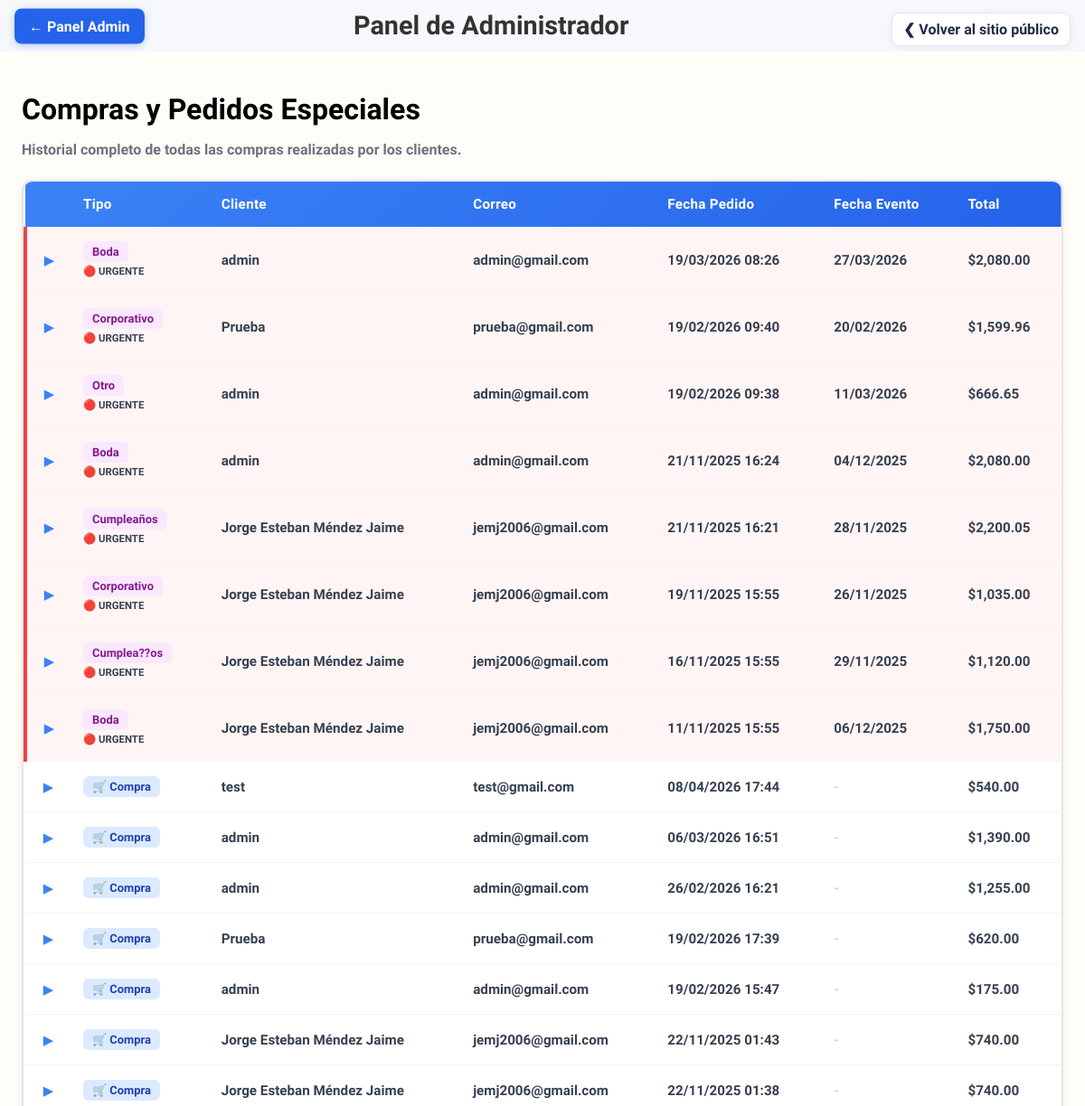
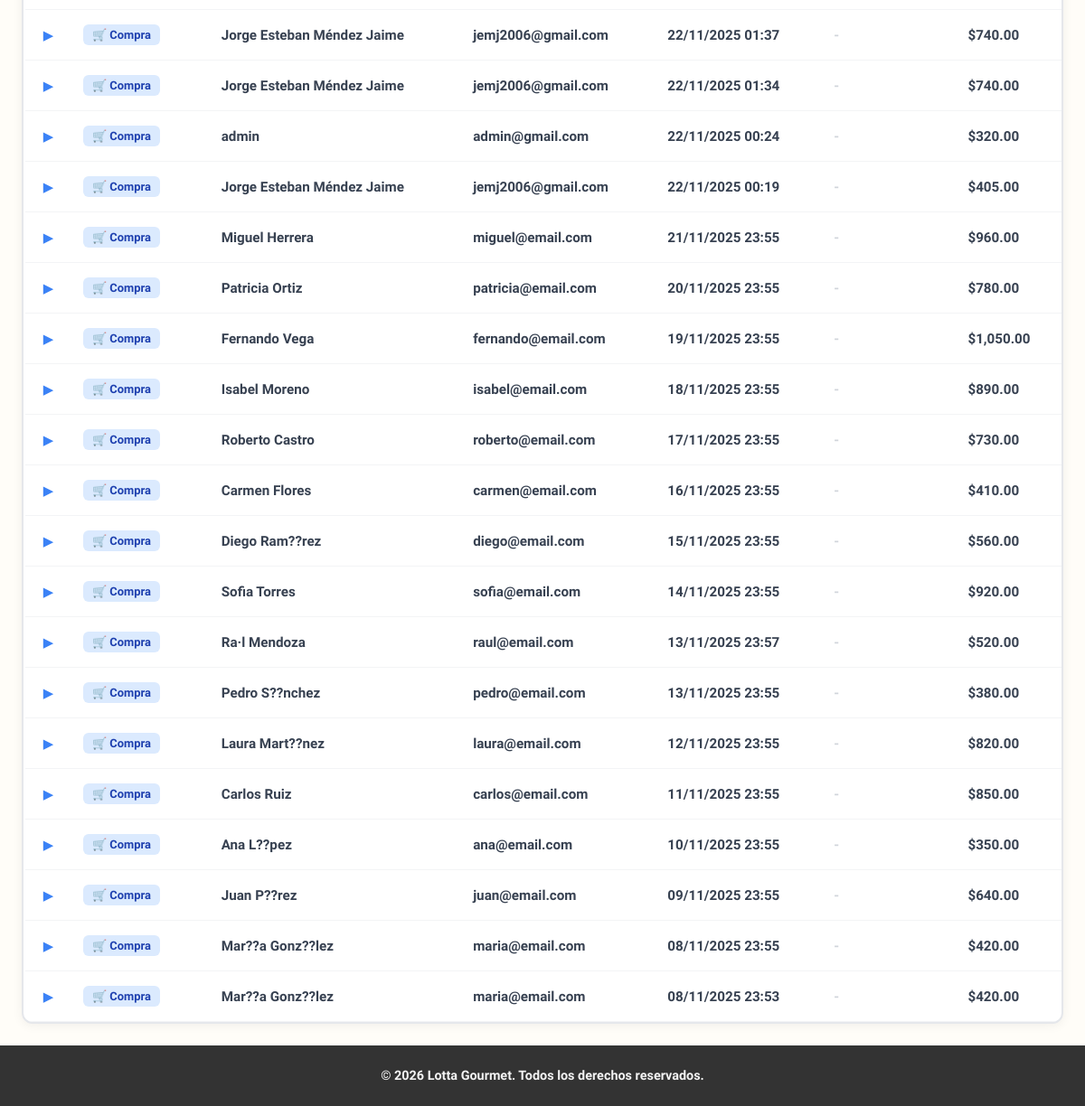
The page /admin/compras (signed in) on the database its author committed (2 pictures, top to bottom).
### tables this page shows
CREATE TABLE `pedidos` (
  `id_pedido` int(11) NOT NULL,
  `id_usuario` int(11) NOT NULL,
  `fecha` datetime DEFAULT current_timestamp(),
  `tipoEvento` varchar(100) DEFAULT NULL,
  `fechaEvento` date DEFAULT NULL,
  `notas` text DEFAULT NULL,
  `id_paquete` int(11) DEFAULT NULL,
  `es_personalizado` tinyint(1) DEFAULT 0,
  `pan_personalizado` varchar(50) DEFAULT NULL,
  `relleno_personalizado` varchar(50) DEFAULT NULL,
  `cobertura_personalizada` varchar(50) DEFAULT NULL,
  `ingredientes_omitidos` varchar(255) DEFAULT NULL,
  `total_cotizado` decimal(10,2) DEFAULT NULL
);

CREATE TABLE `usuarios` (
  `id` int(11) NOT NULL,
  `nombre` varchar(255) NOT NULL,
  `email` varchar(255) NOT NULL,
  `telefono` varchar(50) DEFAULT NULL,
  `password_hash` varchar(255) NOT NULL,
  `es_admin` tinyint(1) DEFAULT 0,
  `creado_en` datetime DEFAULT current_timestamp()
);

CREATE TABLE `compras` (
  `id_compra` int(11) NOT NULL,
  `fecha` timestamp NOT NULL DEFAULT current_timestamp(),
  `total` decimal(10,2) NOT NULL,
  `nombre_cliente` varchar(100) DEFAULT NULL,
  `email_cliente` varchar(100) DEFAULT NULL
);

### Controller/AdminController.php (called while the page is built, shortened)
<?php
class AdminController {
    public function compras() {
        $database = new Database();
        $db = $database->getConnection();
        $db->exec("SET NAMES 'utf8mb4'");
        $queryCompras = "SELECT
                            c.id_compra as id,
                            'compra' as tipo_venta,
                            c.fecha,
                            c.total,
                            c.nombre_cliente,
                            c.email_cliente,
                            NULL as tipoEvento,
                            NULL as fechaEvento,
                            NULL as notas,
                            0 as prioridad
                         FROM compras c";
        $stmtCompras = $db->prepare($queryCompras);
        $stmtCompras->execute();
        $comprasNormales = $stmtCompras->fetchAll(PDO::FETCH_ASSOC);
        $queryPedidos = "SELECT
                            p.id_pedido as id,
                            'evento' as tipo_venta,
                            p.fecha,
                            0 as total,
                            u.nombre as nombre_cliente,
                            u.email as email_cliente,
                            p.tipoEvento,
                            p.fechaEvento,
                            p.notas,
                            CASE
                                WHEN DATEDIFF(p.fechaEvento, CURDATE()) <= 3 THEN 3
                                WHEN DATEDIFF(p.fechaEvento, CURDATE()) <= 7 THEN 2
                                ELSE 1
                            END as prioridad
                         FROM pedidos p
                         JOIN usuarios u ON p.id_usuario = u.id";
        $stmtPedidos = $db->prepare($queryPedidos);
        $stmtPedidos->execute();
        $pedidosEspeciales = $stmtPedidos->fetchAll(PDO::FETCH_ASSOC);
        $todasLasVentas = array_merge($comprasNormales, $pedidosEspeciales);
        usort($todasLasVentas, function($a, $b) {
            if ($a['prioridad'] != $b['prioridad']) {
                return $b['prioridad'] - $a['prioridad'];
            }
            return strtotime($b['fecha']) - strtotime($a['fecha']);
        });
        $compras = $todasLasVentas;
        require_once 'View/plantillas/header.php';
        require_once 'View/paginas/admin_compras.php';
        require_once 'View/plantillas/footer.php';
    }
}

### View/paginas/admin_compras.php (the view, shortened to what this page needs)
<main class="contenido-principal">
    <div class="admin-panel-card">
        <h1>Compras y Pedidos Especiales</h1>
        <p>Historial completo de todas las compras realizadas por los clientes.</p>
        <?php if (empty($compras)): ?>
            <div class="empty-state">
                <div class="empty-icon">📭</div>
                <h3>No hay compras registradas</h3>
                <p>Las compras realizadas por los clientes aparecerán aquí.</p>
            </div>
        <?php else: ?>
            <div class="table-container">
                <table class="compras-table">
                    <thead>
                        <tr>
                            <th width="50"></th>
                            <th>Tipo</th>
                            <th>Cliente</th>
                            <th>Correo</th>
                            <th>Fecha Pedido</th>
                            <th>Fecha Evento</th>
                            <th>Total</th>
                        </tr>
                    </thead>
                    <tbody>
                        <?php foreach ($compras as $index => $compra): ?>
                            <?php
                            $prioridadClass = '';
                            $prioridadLabel = '';
                            if ($compra['prioridad'] == 3) {
                                $prioridadClass = 'prioridad-alta';
                                $prioridadLabel = '🔴 URGENTE';
                            } elseif ($compra['prioridad'] == 2) {
                                $prioridadClass = 'prioridad-media';
                                $prioridadLabel = '🟠 Próximo';
                            } elseif ($compra['prioridad'] == 1) {
                                $prioridadClass = 'prioridad-baja';
                                $prioridadLabel = '🟢 Normal';
                            }
                            ?>
                            <tr class="compra-row <?php echo $prioridadClass; ?>" onclick="toggleDetails(<?php echo $index; ?>)">
                                <td class="toggle-cell">
                                    <span class="toggle-arrow" id="arrow-<?php echo $index; ?>">▶</span>
                                </td>
                                <td class="tipo-cell">
                                    <?php if ($compra['tipo_venta'] === 'compra'): ?>
                                        <span class="badge-tipo badge-compra">🛒 Compra</span>
                                    <?php else: ?>
                                        <span class="badge-tipo badge-evento"><?php echo htmlspecialchars($compra['tipoEvento']); ?></span>
                                        <?php if ($prioridadLabel): ?>
                                            <br><small class="prioridad-label"><?php echo $prioridadLabel; ?></small>
                                        <?php endif; ?>
                                    <?php endif; ?>
                                </td>
                                <td class="cliente-cell"><?php echo htmlspecialchars($compra['nombre_cliente']); ?></td>
                                <td class="email-cell"><?php echo htmlspecialchars($compra['email_cliente']); ?></td>
                                <td class="fecha-cell"><?php echo date('d/m/Y H:i', strtotime($compra['fecha'])); ?></td>
                                <td class="fecha-evento-cell">
                                    <?php if ($compra['fechaEvento']): ?>
                                        <?php echo date('d/m/Y', strtotime($compra['fechaEvento'])); ?>
                                    <?php else: ?>
                                        <span class="text-muted">-</span>
                                    <?php endif; ?>
                                </td>
                                <td class="total-cell">$<?php echo number_format($compra['total'], 2); ?></td>
                            </tr>
                        <?php endforeach; ?>
                    </tbody>
                </table>
            </div>
        <?php endif; ?>
    </div>
</main>

### Public/css/styles.css (style rules this page uses)
* { -webkit-box-sizing: border-box; -moz-box-sizing: border-box; box-sizing: border-box; }
html { -webkit-text-size-adjust: 100%; -ms-text-size-adjust: 100%; height: 100%; }
body, html { margin: 0; padding: 0; font-family: 'Comfortaa', sans-serif; font-weight: 700; background-color: #ffffff; }
body { display: flex; flex-direction: column; min-height: 100vh; }
h1, h2, h3, h4, h5, h6 { font-family: 'Comfortaa', sans-serif; font-weight: 700; }
:root { --primary: #fdcfd6; --accent: #880E4F; --muted: #f4f4f4; --bg: #fffdf8; --header-height: 64px; }
.contenido-principal { flex: 1; padding: 24px; background: var(--bg); overflow: hidden; }

### View/paginas/admin_compras.php (style rules this page uses)
.admin-panel-card h1 { margin-bottom: 6px; }
.admin-panel-card > p { color: #6b7280; margin-bottom: 24px; }
.table-container { margin-top: 20px; background: #fff; border-radius: 12px; overflow: hidden; box-shadow: 0 2px 12px rgba(0,0,0,0.06); border: 2px solid #e5e7eb; }
.compras-table { width: 100%; border-collapse: collapse; }
.compras-table thead { background: linear-gradient(135deg, #3b82f6 0%, #2563eb 100%); color: #fff; }
.compras-table thead th { padding: 16px 14px; font-weight: 600; text-align: left; font-size: 0.95em; letter-spacing: 0.3px; }
.compra-row { cursor: pointer; transition: all 0.2s; border-bottom: 1px solid #f3f4f6; }
.compra-row td { padding: 16px 14px; color: #374151; font-size: 0.95em; }
.prioridad-alta { background: #fff5f5; border-left: 4px solid #ef4444; }
.badge-tipo { display: inline-block; padding: 4px 10px; border-radius: 6px; font-size: 0.85em; font-weight: 600; }
.badge-compra { background: #dbeafe; color: #1e40af; }
.badge-evento { background: #fae8ff; color: #86198f; }
.prioridad-label { font-size: 0.75em; font-weight: 600; margin-top: 2px; display: inline-block; }
.toggle-cell { text-align: center; }
.toggle-arrow { display: inline-block; transition: transform 0.3s; color: #3b82f6; font-size: 0.9em; font-weight: bold; }
.tipo-cell { min-width: 120px; }
.cliente-cell { font-weight: 600; color: #1f2937; }
.email-cell { color: #6b7280; }
.fecha-cell { color: #6b7280; font-size: 0.9em; white-space: nowrap; }
.fecha-evento-cell { color: #6b7280; font-size: 0.9em; white-space: nowrap; }
.total-cell { font-weight: 700; color: #10b981; font-size: 1.1em; }
.text-muted { color: #d1d5db; }

### rows shown on the page
pedidos: tipoEvento "Boda", prioridadLabel "🔴 URGENTE", id_usuario.nombre "admin", id_usuario.email "admin@gmail.com", fecha "19/03/2026 08:26", fechaEvento "27/03/2026", total "2,080.00"
pedidos: tipoEvento "Corporativo", prioridadLabel "🔴 URGENTE", id_usuario.nombre "Prueba", id_usuario.email "prueba@gmail.com", fecha "19/02/2026 09:40", fechaEvento "20/02/2026", total "1,599.96"
pedidos: tipoEvento "Otro", prioridadLabel "🔴 URGENTE", id_usuario.nombre "admin", id_usuario.email "admin@gmail.com", fecha "19/02/2026 09:38", fechaEvento "11/03/2026", total "666.65"
pedidos: tipoEvento "Boda", prioridadLabel "🔴 URGENTE", id_usuario.nombre "admin", id_usuario.email "admin@gmail.com", fecha "21/11/2025 16:24", fechaEvento "04/12/2025", total "2,080.00"
pedidos: tipoEvento "Cumpleaños", prioridadLabel "🔴 URGENTE", id_usuario.nombre "Jorge Esteban Méndez Jaime", id_usuario.email "jemj2006@gmail.com", fecha "21/11/2025 16:21", fechaEvento "28/11/2025", total "2,200.05"
pedidos: tipoEvento "Corporativo", prioridadLabel "🔴 URGENTE", id_usuario.nombre "Jorge Esteban Méndez Jaime", id_usuario.email "jemj2006@gmail.com", fecha "19/11/2025 15:55", fechaEvento "26/11/2025", total "1,035.00"
pedidos: tipoEvento "Cumplea??os", prioridadLabel "🔴 URGENTE", id_usuario.nombre "Jorge Esteban Méndez Jaime", id_usuario.email "jemj2006@gmail.com", fecha "16/11/2025 15:55", fechaEvento "29/11/2025", total "1,120.00"
pedidos: tipoEvento "Boda", prioridadLabel "🔴 URGENTE", id_usuario.nombre "Jorge Esteban Méndez Jaime", id_usuario.email "jemj2006@gmail.com", fecha "11/11/2025 15:55", fechaEvento "06/12/2025", total "1,750.00"
compras: shows "🛒 Compra", nombre_cliente "test", email_cliente "test@gmail.com", fecha "08/04/2026 17:44", total "540.00"
compras: shows "🛒 Compra", nombre_cliente "admin", email_cliente "admin@gmail.com", fecha "06/03/2026 16:51", total "1,390.00"
compras: shows "🛒 Compra", nombre_cliente "admin", email_cliente "admin@gmail.com", fecha "26/02/2026 16:21", total "1,255.00"
compras: shows "🛒 Compra", nombre_cliente "Prueba", email_cliente "prueba@gmail.com", fecha "19/02/2026 17:39", total "620.00"
compras: shows "🛒 Compra", nombre_cliente "admin", email_cliente "admin@gmail.com", fecha "19/02/2026 15:47", total "175.00"
compras: shows "🛒 Compra", nombre_cliente "Jorge Esteban Méndez Jaime", email_cliente "jemj2006@gmail.com", fecha "22/11/2025 01:43", total "740.00"
compras: shows "🛒 Compra", nombre_cliente "Jorge Esteban Méndez Jaime", email_cliente "jemj2006@gmail.com", fecha "22/11/2025 01:38", total "740.00"
compras: shows "🛒 Compra", nombre_cliente "Jorge Esteban Méndez Jaime", email_cliente "jemj2006@gmail.com", fecha "22/11/2025 01:37", total "740.00"
compras: shows "🛒 Compra", nombre_cliente "Jorge Esteban Méndez Jaime", email_cliente "jemj2006@gmail.com", fecha "22/11/2025 01:34", total "740.00"
compras: shows "🛒 Compra", nombre_cliente "admin", email_cliente "admin@gmail.com", fecha "22/11/2025 00:24", total "320.00"
compras: shows "🛒 Compra", nombre_cliente "Jorge Esteban Méndez Jaime", email_cliente "jemj2006@gmail.com", fecha "22/11/2025 00:19", total "405.00"
compras: shows "🛒 Compra", nombre_cliente "Miguel Herrera", email_cliente "miguel@email.com", fecha "21/11/2025 23:55", total "960.00"
compras: shows "🛒 Compra", nombre_cliente "Patricia Ortiz", email_cliente "patricia@email.com", fecha "20/11/2025 23:55", total "780.00"
compras: shows "🛒 Compra", nombre_cliente "Fernando Vega", email_cliente "fernando@email.com", fecha "19/11/2025 23:55", total "1,050.00"
compras: shows "🛒 Compra", nombre_cliente "Isabel Moreno", email_cliente "isabel@email.com", fecha "18/11/2025 23:55", total "890.00"
compras: shows "🛒 Compra", nombre_cliente "Roberto Castro", email_cliente "roberto@email.com", fecha "17/11/2025 23:55", total "730.00"
compras: shows "🛒 Compra", nombre_cliente "Carmen Flores", email_cliente "carmen@email.com", fecha "16/11/2025 23:55", total "410.00"
compras: shows "🛒 Compra", nombre_cliente "Diego Ram??rez", email_cliente "diego@email.com", fecha "15/11/2025 23:55", total "560.00"
compras: shows "🛒 Compra", nombre_cliente "Sofia Torres", email_cliente "sofia@email.com", fecha "14/11/2025 23:55", total "920.00"
compras: shows "🛒 Compra", nombre_cliente "Ra·l Mendoza", email_cliente "raul@email.com", fecha "13/11/2025 23:57", total "520.00"
compras: shows "🛒 Compra", nombre_cliente "Pedro S??nchez", email_cliente "pedro@email.com", fecha "13/11/2025 23:55", total "380.00"
compras: shows "🛒 Compra", nombre_cliente "Laura Mart??nez", email_cliente "laura@email.com", fecha "12/11/2025 23:55", total "820.00"
compras: shows "🛒 Compra", nombre_cliente "Carlos Ruiz", email_cliente "carlos@email.com", fecha "11/11/2025 23:55", total "850.00"
compras: shows "🛒 Compra", nombre_cliente "Ana L??pez", email_cliente "ana@email.com", fecha "10/11/2025 23:55", total "350.00"
compras: shows "🛒 Compra", nombre_cliente "Juan P??rez", email_cliente "juan@email.com", fecha "09/11/2025 23:55", total "640.00"
compras: shows "🛒 Compra", nombre_cliente "Mar??a Gonz??lez", email_cliente "maria@email.com", fecha "08/11/2025 23:55", total "420.00"
compras: shows "🛒 Compra", nombre_cliente "Mar??a Gonz??lez", email_cliente "maria@email.com", fecha "08/11/2025 23:53", total "420.00"
